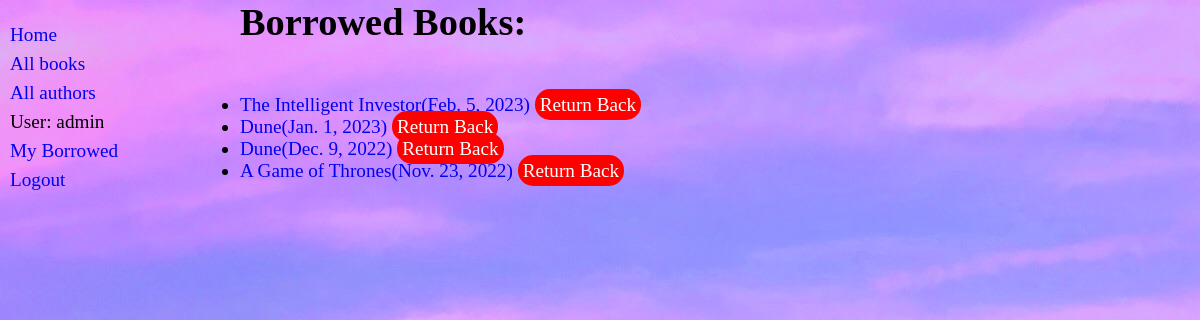
The page /catalog/my_books (signed in) on the database as committed earlier.
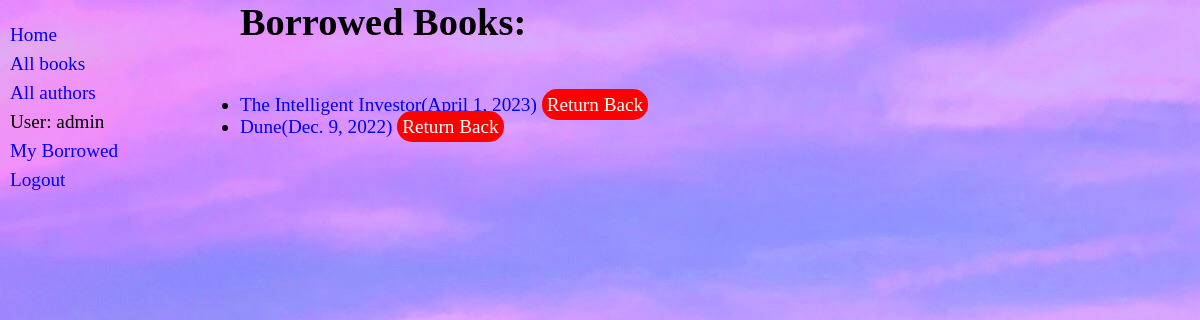
The same page on the database as committed later.
### catalog/models.py (models this page shows, shortened)
class BookInstance(models.Model):
    LOAN_STATUS = (
        ('m','Maintenance'),
        ('o','On loan'),
        ('a','Available'),
        ('r','Reserved')
    )
    unique_id = models.UUIDField(primary_key=True,default=uuid.uuid4,help_text="Unique ID for this book accross the library")
    due_back = models.DateField(null=True,blank=True)
    status = models.CharField(choices=LOAN_STATUS,max_length=1,default='a',blank=True,help_text="Book Availability")
    book = models.ForeignKey(Book,on_delete=models.RESTRICT,null=True,related_name="book")
    imprint = models.CharField(max_length=200,null=True,blank=True)
    borrower = models.ForeignKey(User,on_delete=models.SET_NULL,null=True,blank=True)
    class Meta:
        ordering = ('due_back','status')

class Book(models.Model):
    title = models.CharField(max_length=200)
    author = models.ForeignKey('Author',on_delete=models.SET_NULL,null=True,related_name='author')
    summury = models.TextField(max_length=1000,help_text="Enter a brief description of the book")
    isbn = models.CharField(max_length=13,unique=True)
    genres = models.ManyToManyField(Genre,help_text="Select genres for this book")
    languages = models.ManyToManyField(Language,help_text="Select languages for this book")
    def display_genre(self):
        """Create a list of genres of a book"""
        return list(self.genres.all())
    display_genre.short_description = 'Genre'   #a description for display_genre function

### catalog/views.py (the view)
# urls.py: path('my_books',views.user_books,name='user_books'),
@login_required
def user_books(request):
    loaned_books = BookInstance.objects.filter(borrower=request.user).filter(status='o').order_by('-due_back')
    return render(request,'catalog/user_books.html',{'loaned_books':loaned_books})

### catalog/templates/catalog/user_books.html
{% extends 'catalog/base.html' %}
{% block content %}
    <h1>Borrowed Books:</h1>
    <ul class="borrowed_books">
        {% for copie in loaned_books %}
            <li><a href="{% url 'book-detail' copie.book.id %}">
                {{copie.book.title}}({{copie.due_back}})
                <a href="{%url 'return-book' copie.unique_id %}" class="btn return">Return Back</a>
            </a></li>
        {% endfor %}
    </ul>
{% endblock content %}

Rows that differ between the two databases and show on the page:
no longer on this page (row edited): BookInstance: book "Dune", due_back "Jan. 1, 2023"
no longer on this page (row edited): BookInstance: book "A Game of Thrones", due_back "Nov. 23, 2022"
changed BookInstance "The Intelligent Investor": due_back "Feb. 5, 2023" → "April 1, 2023"
